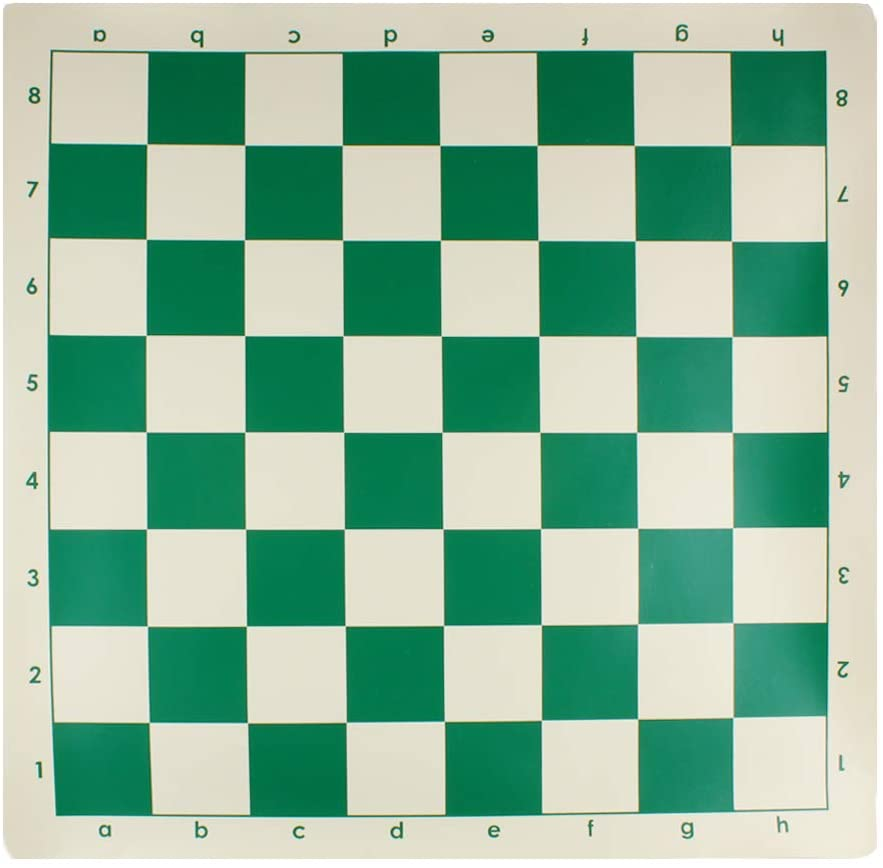
#> input picture OpenCV/Opencv documentations/OpenCV-Python Tutorials/Feature Detection and Description/Harris Corner Detection/chessboard1.jpg, 883 x 868 px
$ python HarrisCornerDetection.py
#> lines starting #> are read from the running program, lines starting #| are printed output that depends on the picture; after the words box and inside, x2 and y2 are one past the last pixel; in counts of white or black regions, pixels touching at a corner belong together
import cv2
import numpy as np

filename = 'chessboard1.jpg'
img = cv2.imread(filename)
#> img is the input picture: shape (868, 883, 3); mean B, G, R 157.9, 183.7, 143.6
img = img[50:820,45:830]
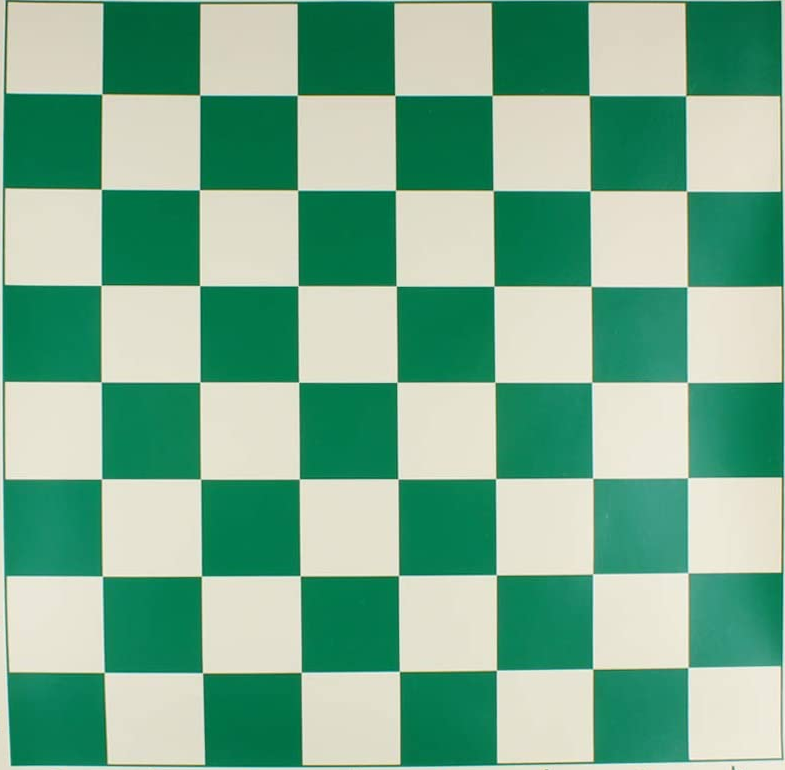
#> img: shape (770, 785, 3); mean B, G, R 145.4, 173.7, 122
cv2.imshow('dst',img)
if cv2.waitKey(0) & 0xff == 27:
#> (key Esc is pressed here)
    cv2.destroyAllWindows()
gray = cv2.cvtColor(img,cv2.COLOR_BGR2GRAY)
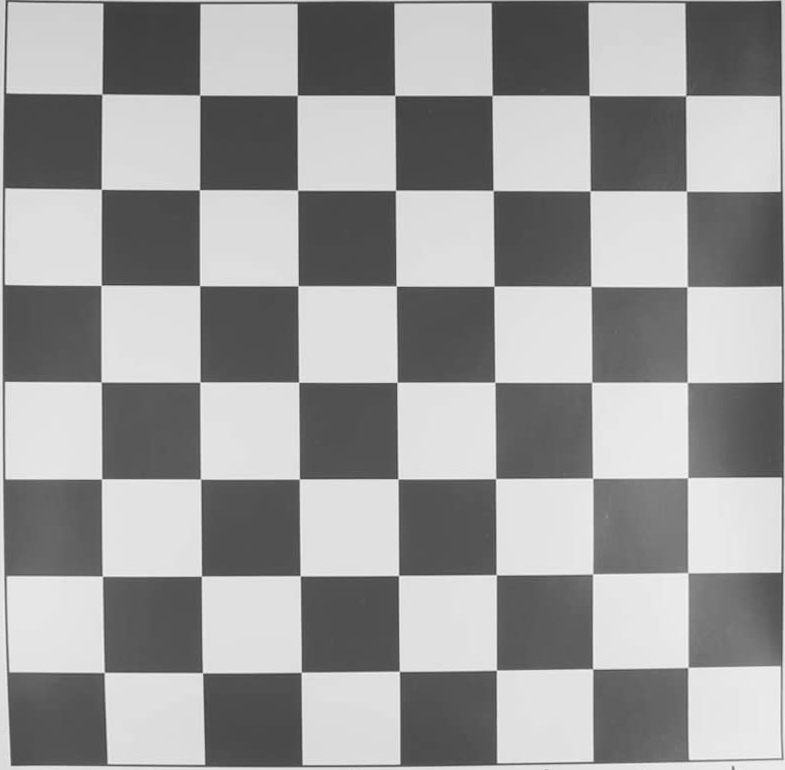
#> gray: shape (770, 785); min 50, max 252, mean 155.1

gray = np.float32(gray)
dst = cv2.cornerHarris(gray,2,3,0.04)
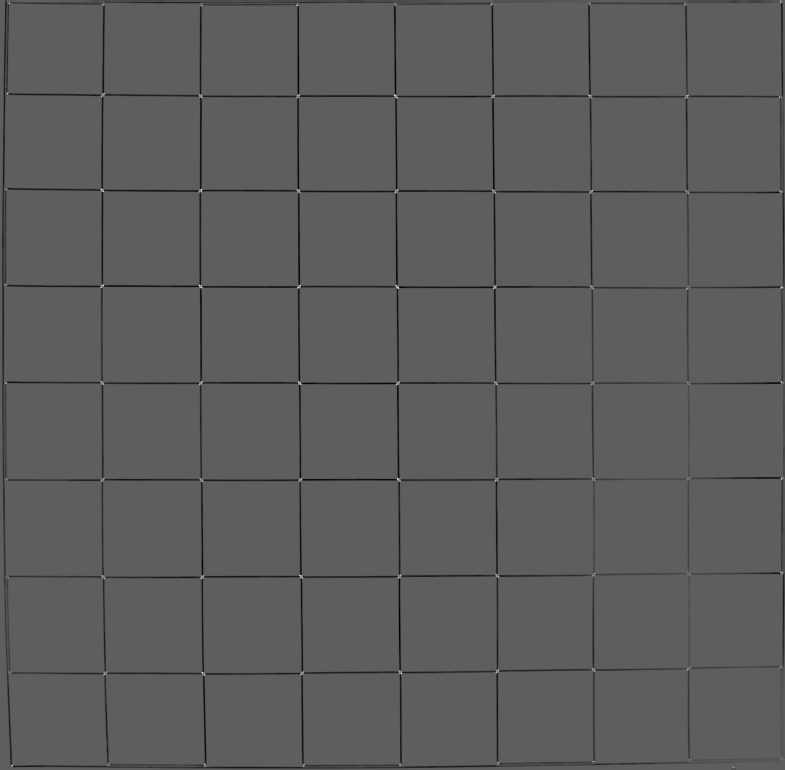
#> dst: shape (770, 785) float32; min -10660225, max 18148752, mean -233888.1; drawn with min black and max white

#result is dilated for marking the corners, not important
dst = cv2.dilate(dst,None)
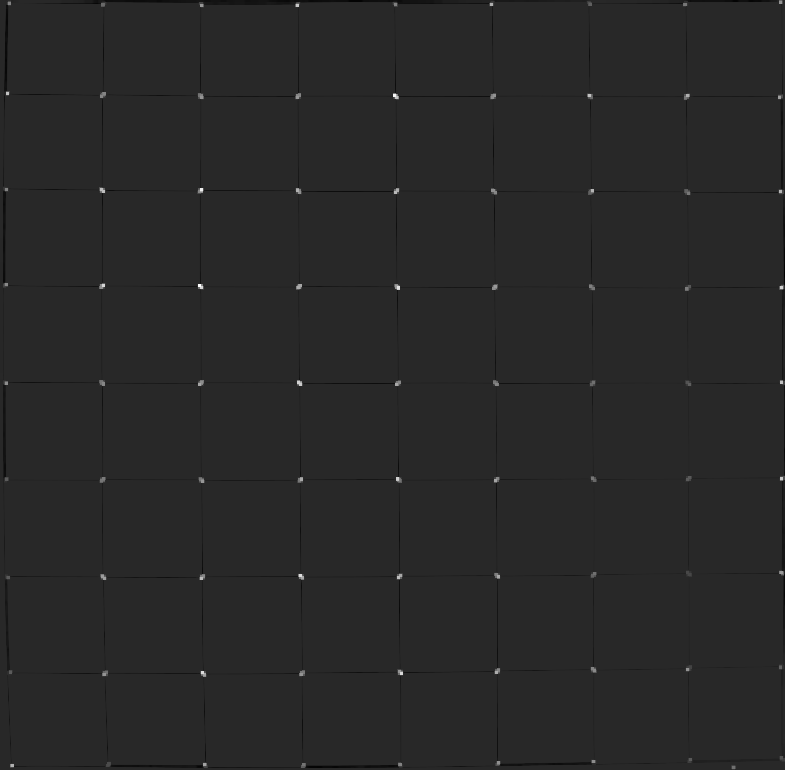
#> dst: shape (770, 785) float32; min -3421020, max 18148752, mean -7344.5; drawn with min black and max white
print(len(dst))
#| 770
# Threshold for an optimal value, it may vary depending on the image.
img[dst>0.01*dst.max()]=[0,0,255]
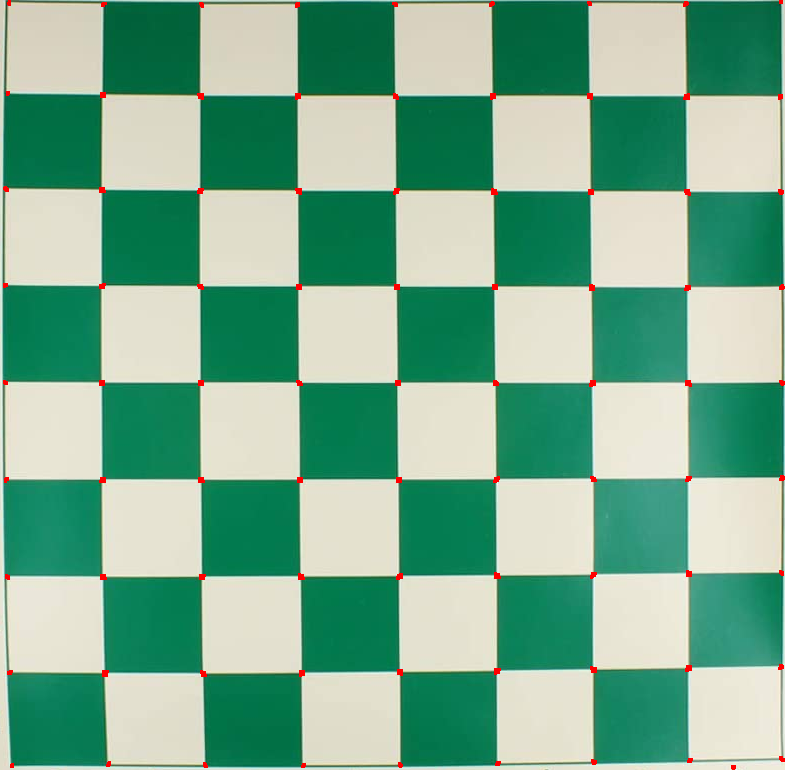
#> img: shape (770, 785, 3); 0.45% of pixels changed, all inside (x1, y1, x2, y2) = (3, 0, 785, 770)

cv2.imshow('dst',img)
if cv2.waitKey(0) & 0xff == 27:
#> (key Esc is pressed here)
    cv2.destroyAllWindows()


# [28 lines of commented-out code are left out]

$ run again, with OpenCV/Opencv documentations/OpenCV-Python Tutorials/Feature Detection and Description/Harris Corner Detection/chessboard2.jpg copied over OpenCV/Opencv documentations/OpenCV-Python Tutorials/Feature Detection and Description/Harris Corner Detection/chessboard1.jpg
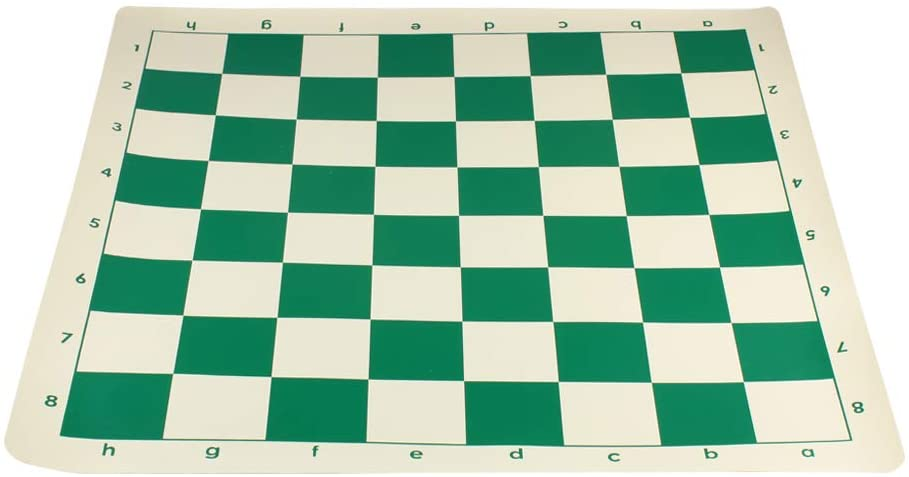
#> input picture OpenCV/Opencv documentations/OpenCV-Python Tutorials/Feature Detection and Description/Harris Corner Detection/chessboard2.jpg, 909 x 477 px
#> img is the input picture: shape (477, 909, 3); mean B, G, R 175.1, 198.1, 165.1
#> `dst = cv2.dilate(dst,None)`:
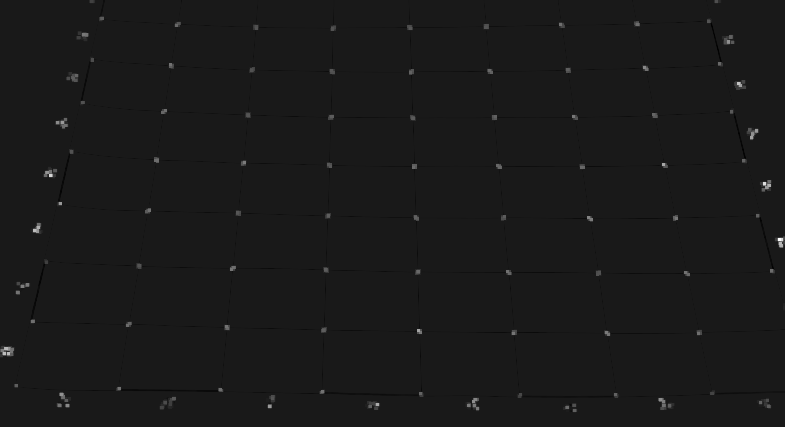
#> dst: shape (427, 785) float32; min -4803088, max 42812124, mean 91923.8; drawn with min black and max white
#| 427
#> `img[dst>0.01*dst.max()]=[0,0,255]`:
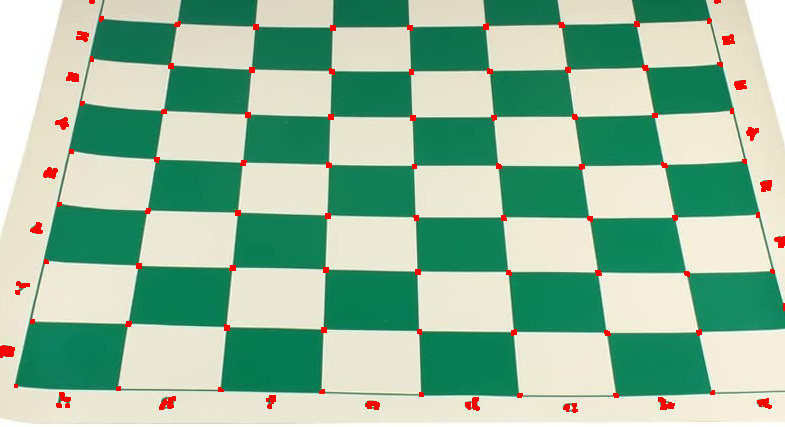
#> img: shape (427, 785, 3); mean B, G, R 158.8, 185.2, 147.1

$ run again, with OpenCV/Opencv documentations/OpenCV-Python Tutorials/Feature Detection and Description/Harris Corner Detection/chessboard3.jpg copied over OpenCV/Opencv documentations/OpenCV-Python Tutorials/Feature Detection and Description/Harris Corner Detection/chessboard1.jpg
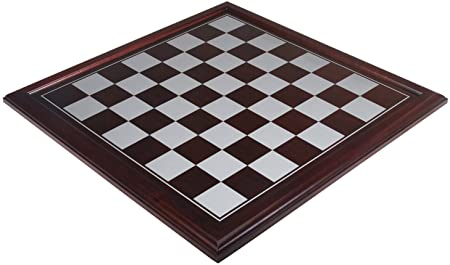
#> input picture OpenCV/Opencv documentations/OpenCV-Python Tutorials/Feature Detection and Description/Harris Corner Detection/chessboard3.jpg, 450 x 265 px
#> img is the input picture: shape (265, 450, 3); mean B, G, R 169.9, 169.1, 175.7
#> `dst = cv2.dilate(dst,None)`:
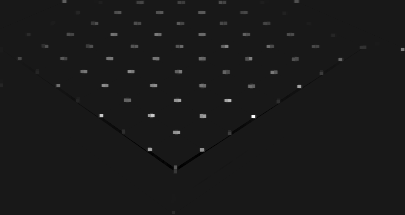
#> dst: shape (215, 405) float32; min -21208810, max 197488176, mean 895712.8; drawn with min black and max white
#| 215
#> `img[dst>0.01*dst.max()]=[0,0,255]`:
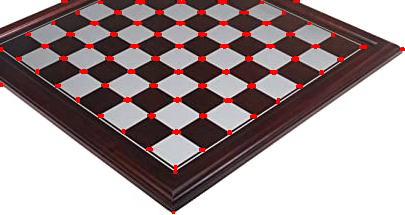
#> img: shape (215, 405, 3); mean B, G, R 150.1, 149.1, 163.5
